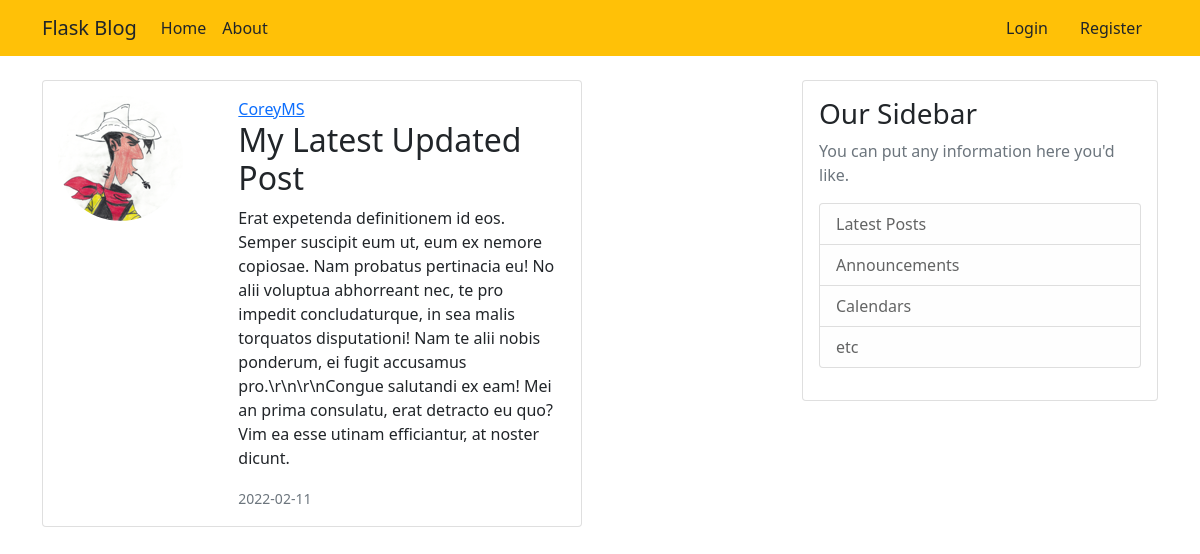
Before: /post/24 with the older database file.
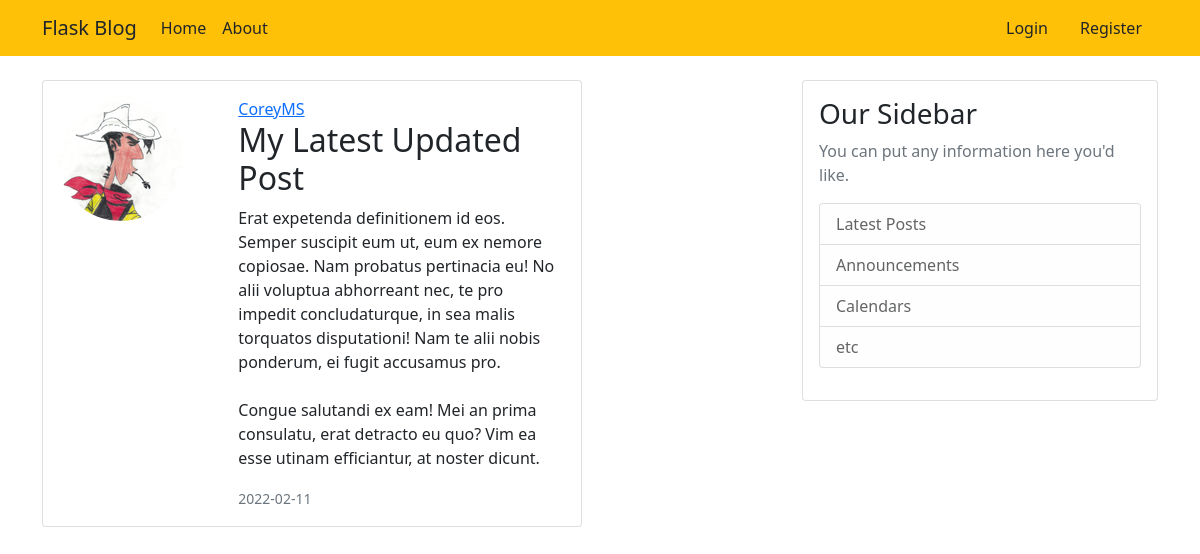
After: the same page with the newer database file.
### flaskblog/models.py (models this page shows, shortened)
class Post(db.Model):
    id = db.Column(db.Integer, primary_key=True)
    title = db.Column(db.String(100), nullable=False)
    date_posted = db.Column(db.DateTime, nullable=False, default=datetime.utcnow)
    content = db.Column(db.Text, nullable=False)
    user_id = db.Column(db.Integer, db.ForeignKey('user.id'), nullable=False)

### flaskblog/routes.py (the view)
@app.route("/post/<int:post_id>")
def post(post_id):
    post = Post.query.get_or_404(post_id)
    return render_template('post.html', title=post.title, post=post)

### flaskblog/templates/post.html (shortened to what this page needs)
{% extends "layout.html" %}
{% block content %}
<div class="card mb-3" style="max-width: 540px;">
  <div class="row g-0">
    <div class="col-md-4">
      <img src="{{ url_for('static', filename='profile_pics/' + post.author.image_file) }}" class="img-fluid rounded-circle account-img" alt="...">
    </div>
    <div class="col-md-8">
      <div class="card-body">
        <a class="card-title" href="{{ url_for('user_posts', username=post.author.username) }}">{{ post.author.username }}</a>
        <h2 class="card-text">{{ post.title }}</h2>
        <p class="card-text article-content">{{ post.content }}</p>
        <p class="card-text"><small class="text-muted">{{ post.date_posted.strftime('%Y-%m-%d')}}</small></p>
      </div>
    </div>
  </div>
</div>
{% endblock content %}

Changed rows visible on the page:
changed Post "My Latest Updated Post": content "…ponderum, ei fugit accusamus pro.\\r\\n\\r\\nCongue salutandi ex eam! Mei…" → "…ponderum, ei fugit accusamus pro. Congue salutandi ex eam! Mei…"
